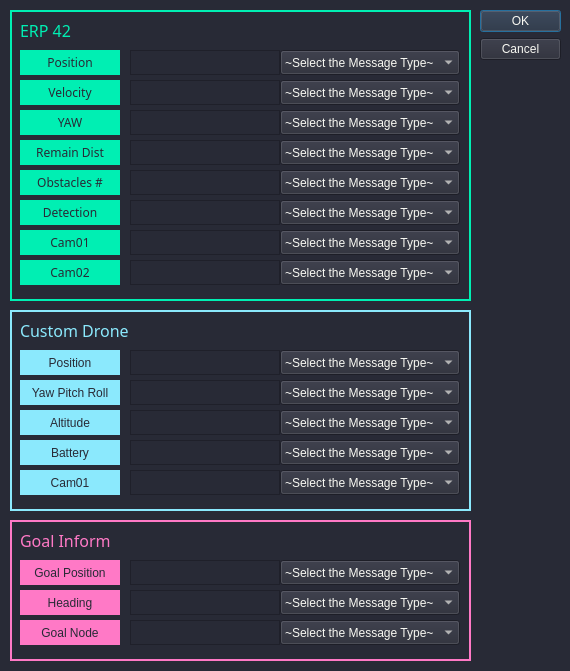
<?xml version="1.0" encoding="UTF-8"?>
<ui version="4.0">
 <class>Dialog</class>
 <widget class="QDialog" name="Dialog">
  <property name="geometry">
   <rect>
    <x>0</x>
    <y>0</y>
    <width>570</width>
    <height>671</height>
   </rect>
  </property>
  <property name="windowTitle">
   <string>Dialog</string>
  </property>
  <property name="styleSheet">
   <string notr="true">background-color: rgb(40, 42, 54);</string>
  </property>
  <property name="modal">
   <bool>false</bool>
  </property>
  <widget class="QDialogButtonBox" name="buttonBox">
   <property name="geometry">
    <rect>
     <x>480</x>
     <y>10</y>
     <width>81</width>
     <height>61</height>
    </rect>
   </property>
   <property name="styleSheet">
    <string notr="true">color: rgb(248, 248, 242);</string>
   </property>
   <property name="orientation">
    <enum>Qt::Vertical</enum>
   </property>
   <property name="standardButtons">
    <set>QDialogButtonBox::Cancel|QDialogButtonBox::Ok</set>
   </property>
  </widget>
  <widget class="QComboBox" name="erp_pos_t">
   <property name="geometry">
    <rect>
     <x>280</x>
     <y>50</y>
     <width>180</width>
     <height>25</height>
    </rect>
   </property>
   <property name="font">
    <font>
     <pointsize>9</pointsize>
    </font>
   </property>
   <property name="styleSheet">
    <string notr="true">color: rgb(248, 248, 242);</string>
   </property>
   <item>
    <property name="text">
     <string>~Select the Message Type~</string>
    </property>
   </item>
   <item>
    <property name="text">
     <string>Odometry</string>
    </property>
   </item>
   <item>
    <property name="text">
     <string>CompressedImage</string>
    </property>
   </item>
   <item>
    <property name="text">
     <string>Image</string>
    </property>
   </item>
   <item>
    <property name="text">
     <string>Point</string>
    </property>
   </item>
   <item>
    <property name="text">
     <string>String</string>
    </property>
   </item>
   <item>
    <property name="text">
     <string>BoundingBoxes</string>
    </property>
   </item>
   <item>
    <property name="text">
     <string>Imu</string>
    </property>
   </item>
   <item>
    <property name="text">
     <string>NavSatFix</string>
    </property>
   </item>
   <item>
    <property name="text">
     <string>BatteryState</string>
    </property>
   </item>
   <item>
    <property name="text">
     <string>PoseStamped</string>
    </property>
   </item>
  </widget>
  <widget class="QPlainTextEdit" name="erp_pos_n">
   <property name="geometry">
    <rect>
     <x>130</x>
     <y>50</y>
     <width>150</width>
     <height>25</height>
    </rect>
   </property>
   <property name="font">
    <font>
     <pointsize>9</pointsize>
    </font>
   </property>
   <property name="styleSheet">
    <string notr="true">color: rgb(248, 248, 242);</string>
   </property>
   <property name="plainText">
    <string/>
   </property>
   <property name="placeholderText">
    <string>/topic_name</string>
   </property>
  </widget>
  <widget class="QLabel" name="lable_7">
   <property name="geometry">
    <rect>
     <x>10</x>
     <y>10</y>
     <width>461</width>
     <height>291</height>
    </rect>
   </property>
   <property name="styleSheet">
    <string notr="true">background-color: rgb(40, 42, 54);
border-style: solid;
border-width:2px;
border-color:  rgb(0, 239, 179);
color: rgb(248, 248, 242);
font: 57 12pt &quot;Ubuntu&quot;;</string>
   </property>
   <property name="text">
    <string/>
   </property>
  </widget>
  <widget class="QLabel" name="car_label">
   <property name="geometry">
    <rect>
     <x>20</x>
     <y>20</y>
     <width>101</width>
     <height>21</height>
    </rect>
   </property>
   <property name="font">
    <font>
     <family>Waree</family>
     <pointsize>12</pointsize>
     <weight>9</weight>
     <italic>false</italic>
     <bold>false</bold>
    </font>
   </property>
   <property name="styleSheet">
    <string notr="true">color: rgb(0, 239, 179);
font: 75 12pt &quot;Waree&quot;;
</string>
   </property>
   <property name="text">
    <string>ERP 42</string>
   </property>
  </widget>
  <widget class="QLabel" name="label_4">
   <property name="geometry">
    <rect>
     <x>20</x>
     <y>170</y>
     <width>100</width>
     <height>25</height>
    </rect>
   </property>
   <property name="font">
    <font>
     <family>Waree</family>
     <pointsize>9</pointsize>
     <weight>9</weight>
     <italic>false</italic>
     <bold>false</bold>
    </font>
   </property>
   <property name="styleSheet">
    <string notr="true">background-color:rgb(0, 239, 179);
color: rgb(40, 42, 54);
font: 75 9pt &quot;Waree&quot;;

</string>
   </property>
   <property name="text">
    <string>Obstacles #</string>
   </property>
   <property name="alignment">
    <set>Qt::AlignCenter</set>
   </property>
  </widget>
  <widget class="QLabel" name="label">
   <property name="geometry">
    <rect>
     <x>20</x>
     <y>80</y>
     <width>100</width>
     <height>25</height>
    </rect>
   </property>
   <property name="font">
    <font>
     <family>Waree</family>
     <pointsize>9</pointsize>
     <weight>9</weight>
     <italic>false</italic>
     <bold>false</bold>
    </font>
   </property>
   <property name="styleSheet">
    <string notr="true">background-color:rgb(0, 239, 179);
color: rgb(40, 42, 54);
font: 75 9pt &quot;Waree&quot;;

</string>
   </property>
   <property name="text">
    <string>Velocity</string>
   </property>
   <property name="alignment">
    <set>Qt::AlignCenter</set>
   </property>
  </widget>
  <widget class="QLabel" name="label_5">
   <property name="geometry">
    <rect>
     <x>20</x>
     <y>110</y>
     <width>100</width>
     <height>25</height>
    </rect>
   </property>
   <property name="font">
    <font>
     <family>Waree</family>
     <pointsize>9</pointsize>
     <weight>9</weight>
     <italic>false</italic>
     <bold>false</bold>
    </font>
   </property>
   <property name="styleSheet">
    <string notr="true">background-color:rgb(0, 239, 179);
color: rgb(40, 42, 54);
font: 75 9pt &quot;Waree&quot;;

</string>
   </property>
   <property name="text">
    <string>YAW</string>
   </property>
   <property name="alignment">
    <set>Qt::AlignCenter</set>
   </property>
  </widget>
  <widget class="QLabel" name="label_3">
   <property name="geometry">
    <rect>
     <x>20</x>
     <y>50</y>
     <width>100</width>
     <height>25</height>
    </rect>
   </property>
   <property name="font">
    <font>
     <family>Waree</family>
     <pointsize>9</pointsize>
     <weight>9</weight>
     <italic>false</italic>
     <bold>false</bold>
    </font>
   </property>
   <property name="styleSheet">
    <string notr="true">background-color:rgb(0, 239, 179);
color: rgb(40, 42, 54);
font: 75 9pt &quot;Waree&quot;;

</string>
   </property>
   <property name="lineWidth">
    <number>0</number>
   </property>
   <property name="text">
    <string>Position</string>
   </property>
   <property name="alignment">
    <set>Qt::AlignCenter</set>
   </property>
  </widget>
  <widget class="QLabel" name="label_2">
   <property name="geometry">
    <rect>
     <x>20</x>
     <y>140</y>
     <width>100</width>
     <height>25</height>
    </rect>
   </property>
   <property name="font">
    <font>
     <family>Waree</family>
     <pointsize>9</pointsize>
     <weight>9</weight>
     <italic>false</italic>
     <bold>false</bold>
    </font>
   </property>
   <property name="styleSheet">
    <string notr="true">background-color:rgb(0, 239, 179);
color: rgb(40, 42, 54);
font: 75 9pt &quot;Waree&quot;;

</string>
   </property>
   <property name="text">
    <string>Remain Dist</string>
   </property>
   <property name="alignment">
    <set>Qt::AlignCenter</set>
   </property>
  </widget>
  <widget class="QPlainTextEdit" name="erp_vel_n">
   <property name="geometry">
    <rect>
     <x>130</x>
     <y>80</y>
     <width>150</width>
     <height>25</height>
    </rect>
   </property>
   <property name="font">
    <font>
     <pointsize>9</pointsize>
    </font>
   </property>
   <property name="styleSheet">
    <string notr="true">color: rgb(248, 248, 242);</string>
   </property>
   <property name="plainText">
    <string/>
   </property>
   <property name="placeholderText">
    <string>/topic_name</string>
   </property>
  </widget>
  <widget class="QPlainTextEdit" name="erp_yaw_n">
   <property name="geometry">
    <rect>
     <x>130</x>
     <y>110</y>
     <width>150</width>
     <height>25</height>
    </rect>
   </property>
   <property name="font">
    <font>
     <pointsize>9</pointsize>
    </font>
   </property>
   <property name="styleSheet">
    <string notr="true">color: rgb(248, 248, 242);</string>
   </property>
   <property name="plainText">
    <string/>
   </property>
   <property name="placeholderText">
    <string>/topic_name</string>
   </property>
  </widget>
  <widget class="QPlainTextEdit" name="erp_dist_n">
   <property name="geometry">
    <rect>
     <x>130</x>
     <y>140</y>
     <width>150</width>
     <height>25</height>
    </rect>
   </property>
   <property name="font">
    <font>
     <pointsize>9</pointsize>
    </font>
   </property>
   <property name="styleSheet">
    <string notr="true">color: rgb(248, 248, 242);</string>
   </property>
   <property name="plainText">
    <string/>
   </property>
   <property name="placeholderText">
    <string>/topic_name</string>
   </property>
  </widget>
  <widget class="QPlainTextEdit" name="erp_obs_n">
   <property name="geometry">
    <rect>
     <x>130</x>
     <y>170</y>
     <width>150</width>
     <height>25</height>
    </rect>
   </property>
   <property name="font">
    <font>
     <pointsize>9</pointsize>
    </font>
   </property>
   <property name="styleSheet">
    <string notr="true">color: rgb(248, 248, 242);</string>
   </property>
   <property name="plainText">
    <string/>
   </property>
   <property name="placeholderText">
    <string>/topic_name</string>
   </property>
  </widget>
  <widget class="QPlainTextEdit" name="erp_cam01_n">
   <property name="geometry">
    <rect>
     <x>130</x>
     <y>230</y>
     <width>150</width>
     <height>25</height>
    </rect>
   </property>
   <property name="font">
    <font>
     <pointsize>9</pointsize>
    </font>
   </property>
   <property name="styleSheet">
    <string notr="true">color: rgb(248, 248, 242);</string>
   </property>
   <property name="plainText">
    <string/>
   </property>
   <property name="placeholderText">
    <string>/topic_name</string>
   </property>
  </widget>
  <widget class="QLabel" name="label_6">
   <property name="geometry">
    <rect>
     <x>20</x>
     <y>230</y>
     <width>100</width>
     <height>25</height>
    </rect>
   </property>
   <property name="font">
    <font>
     <family>Waree</family>
     <pointsize>9</pointsize>
     <weight>9</weight>
     <italic>false</italic>
     <bold>false</bold>
    </font>
   </property>
   <property name="styleSheet">
    <string notr="true">background-color:rgb(0, 239, 179);
color: rgb(40, 42, 54);
font: 75 9pt &quot;Waree&quot;;

</string>
   </property>
   <property name="text">
    <string>Cam01</string>
   </property>
   <property name="alignment">
    <set>Qt::AlignCenter</set>
   </property>
  </widget>
  <widget class="QLabel" name="label_7">
   <property name="geometry">
    <rect>
     <x>20</x>
     <y>260</y>
     <width>100</width>
     <height>25</height>
    </rect>
   </property>
   <property name="font">
    <font>
     <family>Waree</family>
     <pointsize>9</pointsize>
     <weight>9</weight>
     <italic>false</italic>
     <bold>false</bold>
    </font>
   </property>
   <property name="styleSheet">
    <string notr="true">background-color:rgb(0, 239, 179);
color: rgb(40, 42, 54);
font: 75 9pt &quot;Waree&quot;;

</string>
   </property>
   <property name="text">
    <string>Cam02</string>
   </property>
   <property name="alignment">
    <set>Qt::AlignCenter</set>
   </property>
  </widget>
  <widget class="QPlainTextEdit" name="erp_cam02_n">
   <property name="geometry">
    <rect>
     <x>130</x>
     <y>260</y>
     <width>150</width>
     <height>25</height>
    </rect>
   </property>
   <property name="font">
    <font>
     <pointsize>9</pointsize>
    </font>
   </property>
   <property name="styleSheet">
    <string notr="true">color: rgb(248, 248, 242);</string>
   </property>
   <property name="plainText">
    <string/>
   </property>
   <property name="placeholderText">
    <string>/topic_name</string>
   </property>
  </widget>
  <widget class="QLabel" name="label_8">
   <property name="geometry">
    <rect>
     <x>20</x>
     <y>410</y>
     <width>100</width>
     <height>25</height>
    </rect>
   </property>
   <property name="styleSheet">
    <string notr="true">background-color:rgb(139, 233, 253);
color: rgb(40, 42, 54);
font: 75 9pt &quot;Waree&quot;;

</string>
   </property>
   <property name="text">
    <string>Altitude</string>
   </property>
   <property name="alignment">
    <set>Qt::AlignCenter</set>
   </property>
  </widget>
  <widget class="QLabel" name="label_10">
   <property name="geometry">
    <rect>
     <x>20</x>
     <y>350</y>
     <width>100</width>
     <height>25</height>
    </rect>
   </property>
   <property name="styleSheet">
    <string notr="true">background-color:rgb(139, 233, 253);
color: rgb(40, 42, 54);
font: 75 9pt &quot;Waree&quot;;

</string>
   </property>
   <property name="text">
    <string>Position</string>
   </property>
   <property name="alignment">
    <set>Qt::AlignCenter</set>
   </property>
  </widget>
  <widget class="QLabel" name="lable_8">
   <property name="geometry">
    <rect>
     <x>10</x>
     <y>310</y>
     <width>461</width>
     <height>201</height>
    </rect>
   </property>
   <property name="styleSheet">
    <string notr="true">background-color: rgb(40, 42, 54);
border-style: solid;
border-width:2px;
border-color:rgb(139, 233, 253);</string>
   </property>
   <property name="text">
    <string/>
   </property>
  </widget>
  <widget class="QLabel" name="label_9">
   <property name="geometry">
    <rect>
     <x>20</x>
     <y>380</y>
     <width>100</width>
     <height>25</height>
    </rect>
   </property>
   <property name="styleSheet">
    <string notr="true">background-color:rgb(139, 233, 253);
color: rgb(40, 42, 54);
font: 75 9pt &quot;Waree&quot;;

</string>
   </property>
   <property name="lineWidth">
    <number>0</number>
   </property>
   <property name="text">
    <string>Yaw Pitch Roll</string>
   </property>
   <property name="alignment">
    <set>Qt::AlignCenter</set>
   </property>
  </widget>
  <widget class="QLabel" name="drone_label">
   <property name="geometry">
    <rect>
     <x>20</x>
     <y>320</y>
     <width>181</width>
     <height>21</height>
    </rect>
   </property>
   <property name="font">
    <font>
     <family>Waree</family>
     <pointsize>12</pointsize>
     <weight>9</weight>
     <italic>false</italic>
     <bold>false</bold>
    </font>
   </property>
   <property name="styleSheet">
    <string notr="true">color: rgb(139, 233, 253);
font: 75 12pt &quot;Waree&quot;;
</string>
   </property>
   <property name="text">
    <string>Custom Drone</string>
   </property>
  </widget>
  <widget class="QLabel" name="label_11">
   <property name="geometry">
    <rect>
     <x>20</x>
     <y>440</y>
     <width>100</width>
     <height>25</height>
    </rect>
   </property>
   <property name="styleSheet">
    <string notr="true">background-color:rgb(139, 233, 253);
color: rgb(40, 42, 54);
font: 75 9pt &quot;Waree&quot;;

</string>
   </property>
   <property name="text">
    <string>Battery</string>
   </property>
   <property name="alignment">
    <set>Qt::AlignCenter</set>
   </property>
  </widget>
  <widget class="QPlainTextEdit" name="dro_pos_n">
   <property name="geometry">
    <rect>
     <x>130</x>
     <y>350</y>
     <width>150</width>
     <height>25</height>
    </rect>
   </property>
   <property name="font">
    <font>
     <pointsize>9</pointsize>
    </font>
   </property>
   <property name="styleSheet">
    <string notr="true">color: rgb(248, 248, 242);</string>
   </property>
   <property name="plainText">
    <string/>
   </property>
   <property name="placeholderText">
    <string>/topic_name</string>
   </property>
  </widget>
  <widget class="QPlainTextEdit" name="dro_ypr_n">
   <property name="geometry">
    <rect>
     <x>130</x>
     <y>380</y>
     <width>150</width>
     <height>25</height>
    </rect>
   </property>
   <property name="font">
    <font>
     <pointsize>9</pointsize>
    </font>
   </property>
   <property name="styleSheet">
    <string notr="true">color: rgb(248, 248, 242);</string>
   </property>
   <property name="plainText">
    <string/>
   </property>
   <property name="placeholderText">
    <string>/topic_name</string>
   </property>
  </widget>
  <widget class="QPlainTextEdit" name="dro_alt_n">
   <property name="geometry">
    <rect>
     <x>130</x>
     <y>410</y>
     <width>150</width>
     <height>25</height>
    </rect>
   </property>
   <property name="font">
    <font>
     <pointsize>9</pointsize>
    </font>
   </property>
   <property name="styleSheet">
    <string notr="true">color: rgb(248, 248, 242);</string>
   </property>
   <property name="plainText">
    <string/>
   </property>
   <property name="placeholderText">
    <string>/topic_name</string>
   </property>
  </widget>
  <widget class="QPlainTextEdit" name="dro_bat_n">
   <property name="geometry">
    <rect>
     <x>130</x>
     <y>440</y>
     <width>150</width>
     <height>25</height>
    </rect>
   </property>
   <property name="font">
    <font>
     <pointsize>9</pointsize>
    </font>
   </property>
   <property name="styleSheet">
    <string notr="true">color: rgb(248, 248, 242);</string>
   </property>
   <property name="plainText">
    <string/>
   </property>
   <property name="placeholderText">
    <string>/topic_name</string>
   </property>
  </widget>
  <widget class="QLabel" name="label_12">
   <property name="geometry">
    <rect>
     <x>20</x>
     <y>470</y>
     <width>100</width>
     <height>25</height>
    </rect>
   </property>
   <property name="styleSheet">
    <string notr="true">background-color:rgb(139, 233, 253);
color: rgb(40, 42, 54);
font: 75 9pt &quot;Waree&quot;;

</string>
   </property>
   <property name="text">
    <string>Cam01</string>
   </property>
   <property name="alignment">
    <set>Qt::AlignCenter</set>
   </property>
  </widget>
  <widget class="QPlainTextEdit" name="dro_cam01_n">
   <property name="geometry">
    <rect>
     <x>130</x>
     <y>470</y>
     <width>150</width>
     <height>25</height>
    </rect>
   </property>
   <property name="font">
    <font>
     <pointsize>9</pointsize>
    </font>
   </property>
   <property name="styleSheet">
    <string notr="true">color: rgb(248, 248, 242);</string>
   </property>
   <property name="plainText">
    <string/>
   </property>
   <property name="placeholderText">
    <string>/topic_name</string>
   </property>
  </widget>
  <widget class="QLabel" name="label_13">
   <property name="geometry">
    <rect>
     <x>20</x>
     <y>590</y>
     <width>100</width>
     <height>25</height>
    </rect>
   </property>
   <property name="styleSheet">
    <string notr="true">background-color:rgb(255, 121, 198);
color: rgb(40, 42, 54);
font: 75 9pt &quot;Waree&quot;;

</string>
   </property>
   <property name="lineWidth">
    <number>0</number>
   </property>
   <property name="text">
    <string>Heading</string>
   </property>
   <property name="alignment">
    <set>Qt::AlignCenter</set>
   </property>
  </widget>
  <widget class="QLabel" name="label_14">
   <property name="geometry">
    <rect>
     <x>20</x>
     <y>560</y>
     <width>100</width>
     <height>25</height>
    </rect>
   </property>
   <property name="styleSheet">
    <string notr="true">background-color:rgb(255, 121, 198);
color: rgb(40, 42, 54);
font: 75 9pt &quot;Waree&quot;;

</string>
   </property>
   <property name="text">
    <string>Goal Position</string>
   </property>
   <property name="alignment">
    <set>Qt::AlignCenter</set>
   </property>
  </widget>
  <widget class="QLabel" name="label_16">
   <property name="geometry">
    <rect>
     <x>20</x>
     <y>620</y>
     <width>100</width>
     <height>25</height>
    </rect>
   </property>
   <property name="styleSheet">
    <string notr="true">background-color:rgb(255, 121, 198);
color: rgb(40, 42, 54);
font: 75 9pt &quot;Waree&quot;;

</string>
   </property>
   <property name="lineWidth">
    <number>0</number>
   </property>
   <property name="text">
    <string>Goal Node</string>
   </property>
   <property name="alignment">
    <set>Qt::AlignCenter</set>
   </property>
  </widget>
  <widget class="QLabel" name="goal_pos_label">
   <property name="geometry">
    <rect>
     <x>10</x>
     <y>520</y>
     <width>461</width>
     <height>141</height>
    </rect>
   </property>
   <property name="styleSheet">
    <string notr="true">background-color: rgb(40, 42, 54);
border-style: solid;
border-width:2px;
border-color: rgb(255, 121, 198);
color: rgb(248, 248, 242);
font: 57 12pt &quot;Ubuntu&quot;;</string>
   </property>
   <property name="text">
    <string/>
   </property>
   <property name="alignment">
    <set>Qt::AlignCenter</set>
   </property>
  </widget>
  <widget class="QLabel" name="drone_label_2">
   <property name="geometry">
    <rect>
     <x>20</x>
     <y>530</y>
     <width>181</width>
     <height>21</height>
    </rect>
   </property>
   <property name="font">
    <font>
     <family>Waree</family>
     <pointsize>12</pointsize>
     <weight>9</weight>
     <italic>false</italic>
     <bold>false</bold>
    </font>
   </property>
   <property name="styleSheet">
    <string notr="true">color: rgb(255, 121, 198);
font: 75 12pt &quot;Waree&quot;;
</string>
   </property>
   <property name="text">
    <string>Goal Inform</string>
   </property>
  </widget>
  <widget class="QPlainTextEdit" name="goal_pos_n">
   <property name="geometry">
    <rect>
     <x>130</x>
     <y>560</y>
     <width>150</width>
     <height>25</height>
    </rect>
   </property>
   <property name="font">
    <font>
     <pointsize>9</pointsize>
    </font>
   </property>
   <property name="styleSheet">
    <string notr="true">color: rgb(248, 248, 242);</string>
   </property>
   <property name="plainText">
    <string/>
   </property>
   <property name="placeholderText">
    <string>/topic_name</string>
   </property>
  </widget>
  <widget class="QPlainTextEdit" name="goal_head_n">
   <property name="geometry">
    <rect>
     <x>130</x>
     <y>590</y>
     <width>150</width>
     <height>25</height>
    </rect>
   </property>
   <property name="font">
    <font>
     <pointsize>9</pointsize>
    </font>
   </property>
   <property name="styleSheet">
    <string notr="true">color: rgb(248, 248, 242);</string>
   </property>
   <property name="plainText">
    <string/>
   </property>
   <property name="placeholderText">
    <string>/topic_name</string>
   </property>
  </widget>
  <widget class="QPlainTextEdit" name="goal_node_n">
   <property name="geometry">
    <rect>
     <x>130</x>
     <y>620</y>
     <width>150</width>
     <height>25</height>
    </rect>
   </property>
   <property name="font">
    <font>
     <pointsize>9</pointsize>
    </font>
   </property>
   <property name="styleSheet">
    <string notr="true">color: rgb(248, 248, 242);</string>
   </property>
   <property name="plainText">
    <string/>
   </property>
   <property name="placeholderText">
    <string>/topic_name</string>
   </property>
  </widget>
  <widget class="QComboBox" name="erp_vel_t">
   <property name="geometry">
    <rect>
     <x>280</x>
     <y>80</y>
     <width>180</width>
     <height>25</height>
    </rect>
   </property>
   <property name="font">
    <font>
     <pointsize>9</pointsize>
    </font>
   </property>
   <property name="styleSheet">
    <string notr="true">color: rgb(248, 248, 242);</string>
   </property>
   <item>
    <property name="text">
     <string>~Select the Message Type~</string>
    </property>
   </item>
   <item>
    <property name="text">
     <string>Odometry</string>
    </property>
   </item>
   <item>
    <property name="text">
     <string>CompressedImage</string>
    </property>
   </item>
   <item>
    <property name="text">
     <string>Image</string>
    </property>
   </item>
   <item>
    <property name="text">
     <string>Point</string>
    </property>
   </item>
   <item>
    <property name="text">
     <string>String</string>
    </property>
   </item>
   <item>
    <property name="text">
     <string>BoundingBoxes</string>
    </property>
   </item>
   <item>
    <property name="text">
     <string>Imu</string>
    </property>
   </item>
   <item>
    <property name="text">
     <string>NavSatFix</string>
    </property>
   </item>
   <item>
    <property name="text">
     <string>BatteryState</string>
    </property>
   </item>
   <item>
    <property name="text">
     <string>PoseStamped</string>
    </property>
   </item>
  </widget>
  <widget class="QComboBox" name="erp_yaw_t">
   <property name="geometry">
    <rect>
     <x>280</x>
     <y>110</y>
     <width>180</width>
     <height>25</height>
    </rect>
   </property>
   <property name="font">
    <font>
     <pointsize>9</pointsize>
    </font>
   </property>
   <property name="styleSheet">
    <string notr="true">color: rgb(248, 248, 242);</string>
   </property>
   <item>
    <property name="text">
     <string>~Select the Message Type~</string>
    </property>
   </item>
   <item>
    <property name="text">
     <string>Odometry</string>
    </property>
   </item>
   <item>
    <property name="text">
     <string>CompressedImage</string>
    </property>
   </item>
   <item>
    <property name="text">
     <string>Image</string>
    </property>
   </item>
   <item>
    <property name="text">
     <string>Point</string>
    </property>
   </item>
   <item>
    <property name="text">
     <string>String</string>
    </property>
   </item>
   <item>
    <property name="text">
     <string>BoundingBoxes</string>
    </property>
   </item>
   <item>
    <property name="text">
     <string>Imu</string>
    </property>
   </item>
   <item>
    <property name="text">
     <string>NavSatFix</string>
    </property>
   </item>
   <item>
    <property name="text">
     <string>BatteryState</string>
    </property>
   </item>
   <item>
    <property name="text">
     <string>PoseStamped</string>
    </property>
   </item>
  </widget>
  <widget class="QComboBox" name="erp_dist_t">
   <property name="geometry">
    <rect>
     <x>280</x>
     <y>140</y>
     <width>180</width>
     <height>25</height>
    </rect>
   </property>
   <property name="font">
    <font>
     <pointsize>9</pointsize>
    </font>
   </property>
   <property name="styleSheet">
    <string notr="true">color: rgb(248, 248, 242);</string>
   </property>
   <item>
    <property name="text">
     <string>~Select the Message Type~</string>
    </property>
   </item>
   <item>
    <property name="text">
     <string>Odometry</string>
    </property>
   </item>
   <item>
    <property name="text">
     <string>CompressedImage</string>
    </property>
   </item>
   <item>
    <property name="text">
     <string>Image</string>
    </property>
   </item>
   <item>
    <property name="text">
     <string>Point</string>
    </property>
   </item>
   <item>
    <property name="text">
     <string>String</string>
    </property>
   </item>
   <item>
    <property name="text">
     <string>BoundingBoxes</string>
    </property>
   </item>
   <item>
    <property name="text">
     <string>Imu</string>
    </property>
   </item>
   <item>
    <property name="text">
     <string>NavSatFix</string>
    </property>
   </item>
   <item>
    <property name="text">
     <string>BatteryState</string>
    </property>
   </item>
   <item>
    <property name="text">
     <string>PoseStamped</string>
    </property>
   </item>
  </widget>
  <widget class="QComboBox" name="erp_obs_t">
   <property name="geometry">
    <rect>
     <x>280</x>
     <y>170</y>
     <width>180</width>
     <height>25</height>
    </rect>
   </property>
   <property name="font">
    <font>
     <pointsize>9</pointsize>
    </font>
   </property>
   <property name="styleSheet">
    <string notr="true">color: rgb(248, 248, 242);</string>
   </property>
   <item>
    <property name="text">
     <string>~Select the Message Type~</string>
    </property>
   </item>
   <item>
    <property name="text">
     <string>Odometry</string>
    </property>
   </item>
   <item>
    <property name="text">
     <string>CompressedImage</string>
    </property>
   </item>
   <item>
    <property name="text">
     <string>Image</string>
    </property>
   </item>
   <item>
    <property name="text">
     <string>Point</string>
    </property>
   </item>
   <item>
    <property name="text">
     <string>String</string>
    </property>
   </item>
   <item>
    <property name="text">
     <string>BoundingBoxes</string>
    </property>
   </item>
   <item>
    <property name="text">
     <string>Imu</string>
    </property>
   </item>
   <item>
    <property name="text">
     <string>NavSatFix</string>
    </property>
   </item>
   <item>
    <property name="text">
     <string>BatteryState</string>
    </property>
   </item>
   <item>
    <property name="text">
     <string>PoseStamped</string>
    </property>
   </item>
  </widget>
  <widget class="QComboBox" name="erp_cam01_t">
   <property name="geometry">
    <rect>
     <x>280</x>
     <y>230</y>
     <width>180</width>
     <height>25</height>
    </rect>
   </property>
   <property name="font">
    <font>
     <pointsize>9</pointsize>
    </font>
   </property>
   <property name="styleSheet">
    <string notr="true">color: rgb(248, 248, 242);</string>
   </property>
   <item>
    <property name="text">
     <string>~Select the Message Type~</string>
    </property>
   </item>
   <item>
    <property name="text">
     <string>Odometry</string>
    </property>
   </item>
   <item>
    <property name="text">
     <string>CompressedImage</string>
    </property>
   </item>
   <item>
    <property name="text">
     <string>Image</string>
    </property>
   </item>
   <item>
    <property name="text">
     <string>Point</string>
    </property>
   </item>
   <item>
    <property name="text">
     <string>String</string>
    </property>
   </item>
   <item>
    <property name="text">
     <string>BoundingBoxes</string>
    </property>
   </item>
   <item>
    <property name="text">
     <string>Imu</string>
    </property>
   </item>
   <item>
    <property name="text">
     <string>NavSatFix</string>
    </property>
   </item>
   <item>
    <property name="text">
     <string>BatteryState</string>
    </property>
   </item>
   <item>
    <property name="text">
     <string>PoseStamped</string>
    </property>
   </item>
  </widget>
  <widget class="QComboBox" name="erp_cam02_t">
   <property name="geometry">
    <rect>
     <x>280</x>
     <y>260</y>
     <width>180</width>
     <height>25</height>
    </rect>
   </property>
   <property name="font">
    <font>
     <pointsize>9</pointsize>
    </font>
   </property>
   <property name="styleSheet">
    <string notr="true">color: rgb(248, 248, 242);</string>
   </property>
   <item>
    <property name="text">
     <string>~Select the Message Type~</string>
    </property>
   </item>
   <item>
    <property name="text">
     <string>Odometry</string>
    </property>
   </item>
   <item>
    <property name="text">
     <string>CompressedImage</string>
    </property>
   </item>
   <item>
    <property name="text">
     <string>Image</string>
    </property>
   </item>
   <item>
    <property name="text">
     <string>Point</string>
    </property>
   </item>
   <item>
    <property name="text">
     <string>String</string>
    </property>
   </item>
   <item>
    <property name="text">
     <string>BoundingBoxes</string>
    </property>
   </item>
   <item>
    <property name="text">
     <string>Imu</string>
    </property>
   </item>
   <item>
    <property name="text">
     <string>NavSatFix</string>
    </property>
   </item>
   <item>
    <property name="text">
     <string>BatteryState</string>
    </property>
   </item>
   <item>
    <property name="text">
     <string>PoseStamped</string>
    </property>
   </item>
  </widget>
  <widget class="QComboBox" name="dro_pos_t">
   <property name="geometry">
    <rect>
     <x>280</x>
     <y>350</y>
     <width>180</width>
     <height>25</height>
    </rect>
   </property>
   <property name="font">
    <font>
     <pointsize>9</pointsize>
    </font>
   </property>
   <property name="styleSheet">
    <string notr="true">color: rgb(248, 248, 242);</string>
   </property>
   <item>
    <property name="text">
     <string>~Select the Message Type~</string>
    </property>
   </item>
   <item>
    <property name="text">
     <string>Odometry</string>
    </property>
   </item>
   <item>
    <property name="text">
     <string>CompressedImage</string>
    </property>
   </item>
   <item>
    <property name="text">
     <string>Image</string>
    </property>
   </item>
   <item>
    <property name="text">
     <string>Point</string>
    </property>
   </item>
   <item>
    <property name="text">
     <string>String</string>
    </property>
   </item>
   <item>
    <property name="text">
     <string>BoundingBoxes</string>
    </property>
   </item>
   <item>
    <property name="text">
     <string>Imu</string>
    </property>
   </item>
   <item>
    <property name="text">
     <string>NavSatFix</string>
    </property>
   </item>
   <item>
    <property name="text">
     <string>BatteryState</string>
    </property>
   </item>
   <item>
    <property name="text">
     <string>PoseStamped</string>
    </property>
   </item>
  </widget>
  <widget class="QComboBox" name="dro_alt_t">
   <property name="geometry">
    <rect>
     <x>280</x>
     <y>410</y>
     <width>180</width>
     <height>25</height>
    </rect>
   </property>
   <property name="font">
    <font>
     <pointsize>9</pointsize>
    </font>
   </property>
   <property name="styleSheet">
    <string notr="true">color: rgb(248, 248, 242);</string>
   </property>
   <item>
    <property name="text">
     <string>~Select the Message Type~</string>
    </property>
   </item>
   <item>
    <property name="text">
     <string>PoseStamped</string>
    </property>
   </item>
   <item>
    <property name="text">
     <string>Odometry</string>
    </property>
   </item>
   <item>
    <property name="text">
     <string>CompressedImage</string>
    </property>
   </item>
   <item>
    <property name="text">
     <string>Image</string>
    </property>
   </item>
   <item>
    <property name="text">
     <string>Point</string>
    </property>
   </item>
   <item>
    <property name="text">
     <string>String</string>
    </property>
   </item>
   <item>
    <property name="text">
     <string>BoundingBoxes</string>
    </property>
   </item>
   <item>
    <property name="text">
     <string>Imu</string>
    </property>
   </item>
   <item>
    <property name="text">
     <string>NavSatFix</string>
    </property>
   </item>
   <item>
    <property name="text">
     <string>BatteryState</string>
    </property>
   </item>
  </widget>
  <widget class="QComboBox" name="dro_cam01_t">
   <property name="geometry">
    <rect>
     <x>280</x>
     <y>470</y>
     <width>180</width>
     <height>25</height>
    </rect>
   </property>
   <property name="font">
    <font>
     <pointsize>9</pointsize>
    </font>
   </property>
   <property name="styleSheet">
    <string notr="true">color: rgb(248, 248, 242);</string>
   </property>
   <item>
    <property name="text">
     <string>~Select the Message Type~</string>
    </property>
   </item>
   <item>
    <property name="text">
     <string>PoseStamped</string>
    </property>
   </item>
   <item>
    <property name="text">
     <string>Odometry</string>
    </property>
   </item>
   <item>
    <property name="text">
     <string>CompressedImage</string>
    </property>
   </item>
   <item>
    <property name="text">
     <string>Image</string>
    </property>
   </item>
   <item>
    <property name="text">
     <string>Point</string>
    </property>
   </item>
   <item>
    <property name="text">
     <string>String</string>
    </property>
   </item>
   <item>
    <property name="text">
     <string>BoundingBoxes</string>
    </property>
   </item>
   <item>
    <property name="text">
     <string>Imu</string>
    </property>
   </item>
   <item>
    <property name="text">
     <string>NavSatFix</string>
    </property>
   </item>
   <item>
    <property name="text">
     <string>BatteryState</string>
    </property>
   </item>
  </widget>
  <widget class="QComboBox" name="dro_bat_t">
   <property name="geometry">
    <rect>
     <x>280</x>
     <y>440</y>
     <width>180</width>
     <height>25</height>
    </rect>
   </property>
   <property name="font">
    <font>
     <pointsize>9</pointsize>
    </font>
   </property>
   <property name="styleSheet">
    <string notr="true">color: rgb(248, 248, 242);</string>
   </property>
   <item>
    <property name="text">
     <string>~Select the Message Type~</string>
    </property>
   </item>
   <item>
    <property name="text">
     <string>PoseStamped</string>
    </property>
   </item>
   <item>
    <property name="text">
     <string>Odometry</string>
    </property>
   </item>
   <item>
    <property name="text">
     <string>CompressedImage</string>
    </property>
   </item>
   <item>
    <property name="text">
     <string>Image</string>
    </property>
   </item>
   <item>
    <property name="text">
     <string>Point</string>
    </property>
   </item>
   <item>
    <property name="text">
     <string>String</string>
    </property>
   </item>
   <item>
    <property name="text">
     <string>BoundingBoxes</string>
    </property>
   </item>
   <item>
    <property name="text">
     <string>Imu</string>
    </property>
   </item>
   <item>
    <property name="text">
     <string>NavSatFix</string>
    </property>
   </item>
   <item>
    <property name="text">
     <string>BatteryState</string>
    </property>
   </item>
  </widget>
  <widget class="QComboBox" name="dro_ypr_t">
   <property name="geometry">
    <rect>
     <x>280</x>
     <y>380</y>
     <width>180</width>
     <height>25</height>
    </rect>
   </property>
   <property name="font">
    <font>
     <pointsize>9</pointsize>
    </font>
   </property>
   <property name="styleSheet">
    <string notr="true">color: rgb(248, 248, 242);</string>
   </property>
   <item>
    <property name="text">
     <string>~Select the Message Type~</string>
    </property>
   </item>
   <item>
    <property name="text">
     <string>PoseStamped</string>
    </property>
   </item>
   <item>
    <property name="text">
     <string>Odometry</string>
    </property>
   </item>
   <item>
    <property name="text">
     <string>CompressedImage</string>
    </property>
   </item>
   <item>
    <property name="text">
     <string>Image</string>
    </property>
   </item>
   <item>
    <property name="text">
     <string>Point</string>
    </property>
   </item>
   <item>
    <property name="text">
     <string>String</string>
    </property>
   </item>
   <item>
    <property name="text">
     <string>BoundingBoxes</string>
    </property>
   </item>
   <item>
    <property name="text">
     <string>Imu</string>
    </property>
   </item>
   <item>
    <property name="text">
     <string>NavSatFix</string>
    </property>
   </item>
   <item>
    <property name="text">
     <string>BatteryState</string>
    </property>
   </item>
  </widget>
  <widget class="QComboBox" name="goal_node_t">
   <property name="geometry">
    <rect>
     <x>280</x>
     <y>620</y>
     <width>180</width>
     <height>25</height>
    </rect>
   </property>
   <property name="font">
    <font>
     <pointsize>9</pointsize>
    </font>
   </property>
   <property name="styleSheet">
    <string notr="true">color: rgb(248, 248, 242);</string>
   </property>
   <item>
    <property name="text">
     <string>~Select the Message Type~</string>
    </property>
   </item>
   <item>
    <property name="text">
     <string>PoseStamped</string>
    </property>
   </item>
   <item>
    <property name="text">
     <string>Odometry</string>
    </property>
   </item>
   <item>
    <property name="text">
     <string>CompressedImage</string>
    </property>
   </item>
   <item>
    <property name="text">
     <string>Image</string>
    </property>
   </item>
   <item>
    <property name="text">
     <string>Point</string>
    </property>
   </item>
   <item>
    <property name="text">
     <string>String</string>
    </property>
   </item>
   <item>
    <property name="text">
     <string>BoundingBoxes</string>
    </property>
   </item>
   <item>
    <property name="text">
     <string>Imu</string>
    </property>
   </item>
   <item>
    <property name="text">
     <string>NavSatFix</string>
    </property>
   </item>
   <item>
    <property name="text">
     <string>BatteryState</string>
    </property>
   </item>
  </widget>
  <widget class="QComboBox" name="goal_pos_t">
   <property name="geometry">
    <rect>
     <x>280</x>
     <y>560</y>
     <width>180</width>
     <height>25</height>
    </rect>
   </property>
   <property name="font">
    <font>
     <pointsize>9</pointsize>
    </font>
   </property>
   <property name="styleSheet">
    <string notr="true">color: rgb(248, 248, 242);</string>
   </property>
   <item>
    <property name="text">
     <string>~Select the Message Type~</string>
    </property>
   </item>
   <item>
    <property name="text">
     <string>PoseStamped</string>
    </property>
   </item>
   <item>
    <property name="text">
     <string>Odometry</string>
    </property>
   </item>
   <item>
    <property name="text">
     <string>CompressedImage</string>
    </property>
   </item>
   <item>
    <property name="text">
     <string>Image</string>
    </property>
   </item>
   <item>
    <property name="text">
     <string>Point</string>
    </property>
   </item>
   <item>
    <property name="text">
     <string>String</string>
    </property>
   </item>
   <item>
    <property name="text">
     <string>BoundingBoxes</string>
    </property>
   </item>
   <item>
    <property name="text">
     <string>Imu</string>
    </property>
   </item>
   <item>
    <property name="text">
     <string>NavSatFix</string>
    </property>
   </item>
   <item>
    <property name="text">
     <string>BatteryState</string>
    </property>
   </item>
  </widget>
  <widget class="QComboBox" name="goal_head_t">
   <property name="geometry">
    <rect>
     <x>280</x>
     <y>590</y>
     <width>180</width>
     <height>25</height>
    </rect>
   </property>
   <property name="font">
    <font>
     <pointsize>9</pointsize>
    </font>
   </property>
   <property name="styleSheet">
    <string notr="true">color: rgb(248, 248, 242);</string>
   </property>
   <item>
    <property name="text">
     <string>~Select the Message Type~</string>
    </property>
   </item>
   <item>
    <property name="text">
     <string>PoseStamped</string>
    </property>
   </item>
   <item>
    <property name="text">
     <string>Odometry</string>
    </property>
   </item>
   <item>
    <property name="text">
     <string>CompressedImage</string>
    </property>
   </item>
   <item>
    <property name="text">
     <string>Image</string>
    </property>
   </item>
   <item>
    <property name="text">
     <string>Point</string>
    </property>
   </item>
   <item>
    <property name="text">
     <string>String</string>
    </property>
   </item>
   <item>
    <property name="text">
     <string>BoundingBoxes</string>
    </property>
   </item>
   <item>
    <property name="text">
     <string>Imu</string>
    </property>
   </item>
   <item>
    <property name="text">
     <string>NavSatFix</string>
    </property>
   </item>
   <item>
    <property name="text">
     <string>BatteryState</string>
    </property>
   </item>
  </widget>
  <widget class="QPlainTextEdit" name="erp_detect_n">
   <property name="geometry">
    <rect>
     <x>130</x>
     <y>200</y>
     <width>150</width>
     <height>25</height>
    </rect>
   </property>
   <property name="font">
    <font>
     <pointsize>9</pointsize>
    </font>
   </property>
   <property name="styleSheet">
    <string notr="true">color: rgb(248, 248, 242);</string>
   </property>
   <property name="plainText">
    <string/>
   </property>
   <property name="placeholderText">
    <string>/topic_name</string>
   </property>
  </widget>
  <widget class="QLabel" name="label_15">
   <property name="geometry">
    <rect>
     <x>20</x>
     <y>200</y>
     <width>100</width>
     <height>25</height>
    </rect>
   </property>
   <property name="font">
    <font>
     <family>Waree</family>
     <pointsize>9</pointsize>
     <weight>9</weight>
     <italic>false</italic>
     <bold>false</bold>
    </font>
   </property>
   <property name="styleSheet">
    <string notr="true">background-color:rgb(0, 239, 179);
color: rgb(40, 42, 54);
font: 75 9pt &quot;Waree&quot;;

</string>
   </property>
   <property name="text">
    <string>Detection</string>
   </property>
   <property name="alignment">
    <set>Qt::AlignCenter</set>
   </property>
  </widget>
  <widget class="QComboBox" name="erp_detect_t">
   <property name="geometry">
    <rect>
     <x>280</x>
     <y>200</y>
     <width>180</width>
     <height>25</height>
    </rect>
   </property>
   <property name="font">
    <font>
     <pointsize>9</pointsize>
    </font>
   </property>
   <property name="styleSheet">
    <string notr="true">color: rgb(248, 248, 242);</string>
   </property>
   <item>
    <property name="text">
     <string>~Select the Message Type~</string>
    </property>
   </item>
   <item>
    <property name="text">
     <string>Odometry</string>
    </property>
   </item>
   <item>
    <property name="text">
     <string>CompressedImage</string>
    </property>
   </item>
   <item>
    <property name="text">
     <string>Image</string>
    </property>
   </item>
   <item>
    <property name="text">
     <string>Point</string>
    </property>
   </item>
   <item>
    <property name="text">
     <string>String</string>
    </property>
   </item>
   <item>
    <property name="text">
     <string>BoundingBoxes</string>
    </property>
   </item>
   <item>
    <property name="text">
     <string>Imu</string>
    </property>
   </item>
   <item>
    <property name="text">
     <string>NavSatFix</string>
    </property>
   </item>
   <item>
    <property name="text">
     <string>BatteryState</string>
    </property>
   </item>
   <item>
    <property name="text">
     <string>PoseStamped</string>
    </property>
   </item>
  </widget>
  <zorder>goal_pos_label</zorder>
  <zorder>lable_8</zorder>
  <zorder>lable_7</zorder>
  <zorder>buttonBox</zorder>
  <zorder>erp_pos_t</zorder>
  <zorder>erp_pos_n</zorder>
  <zorder>car_label</zorder>
  <zorder>label_4</zorder>
  <zorder>label</zorder>
  <zorder>label_5</zorder>
  <zorder>label_3</zorder>
  <zorder>label_2</zorder>
  <zorder>erp_vel_n</zorder>
  <zorder>erp_yaw_n</zorder>
  <zorder>erp_dist_n</zorder>
  <zorder>erp_obs_n</zorder>
  <zorder>erp_cam01_n</zorder>
  <zorder>label_6</zorder>
  <zorder>label_7</zorder>
  <zorder>erp_cam02_n</zorder>
  <zorder>label_8</zorder>
  <zorder>label_10</zorder>
  <zorder>label_9</zorder>
  <zorder>drone_label</zorder>
  <zorder>label_11</zorder>
  <zorder>dro_pos_n</zorder>
  <zorder>dro_ypr_n</zorder>
  <zorder>dro_alt_n</zorder>
  <zorder>dro_bat_n</zorder>
  <zorder>label_12</zorder>
  <zorder>dro_cam01_n</zorder>
  <zorder>label_13</zorder>
  <zorder>label_14</zorder>
  <zorder>label_16</zorder>
  <zorder>drone_label_2</zorder>
  <zorder>goal_pos_n</zorder>
  <zorder>goal_head_n</zorder>
  <zorder>goal_node_n</zorder>
  <zorder>erp_vel_t</zorder>
  <zorder>erp_yaw_t</zorder>
  <zorder>erp_dist_t</zorder>
  <zorder>erp_obs_t</zorder>
  <zorder>erp_cam01_t</zorder>
  <zorder>erp_cam02_t</zorder>
  <zorder>dro_pos_t</zorder>
  <zorder>dro_alt_t</zorder>
  <zorder>dro_cam01_t</zorder>
  <zorder>dro_bat_t</zorder>
  <zorder>dro_ypr_t</zorder>
  <zorder>goal_node_t</zorder>
  <zorder>goal_pos_t</zorder>
  <zorder>goal_head_t</zorder>
  <zorder>erp_detect_n</zorder>
  <zorder>label_15</zorder>
  <zorder>erp_detect_t</zorder>
 </widget>
 <resources/>
 <connections>
  <connection>
   <sender>buttonBox</sender>
   <signal>accepted()</signal>
   <receiver>Dialog</receiver>
   <slot>accept()</slot>
   <hints>
    <hint type="sourcelabel">
     <x>248</x>
     <y>254</y>
    </hint>
    <hint type="destinationlabel">
     <x>157</x>
     <y>274</y>
    </hint>
   </hints>
  </connection>
  <connection>
   <sender>buttonBox</sender>
   <signal>rejected()</signal>
   <receiver>Dialog</receiver>
   <slot>reject()</slot>
   <hints>
    <hint type="sourcelabel">
     <x>316</x>
     <y>260</y>
    </hint>
    <hint type="destinationlabel">
     <x>286</x>
     <y>274</y>
    </hint>
   </hints>
  </connection>
 </connections>
</ui>
